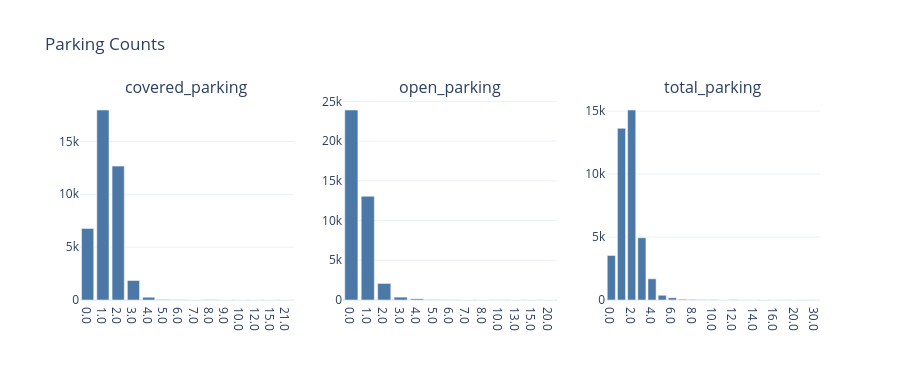

The notebook cell this image was saved under:
### Markdown cell above
### 2e. Parking

### Code cell
fig = make_subplots(rows=1, cols=3,
    subplot_titles=('covered_parking', 'open_parking', 'total_parking'))
for i, col in enumerate(['covered_parking', 'open_parking', 'total_parking'], start=1):
    vc = df[col].fillna(0).value_counts().sort_index()
    fig.add_trace(go.Bar(x=vc.index.astype(str), y=vc.values,
                         marker_color=PRIMARY), 1, i)
fig.update_layout(showlegend=False, height=380, title_text='Parking Counts')
fig.show()

### Figure 1 — Plotly figure (JSON) as saved in the notebook; plotly's stock layout.template omitted (floating-point values rounded to 4 significant figures)
{"data": [{"marker": {"color": "#4C78A8"}, "type": "bar", "x": ["0.0", "1.0", "2.0", "3.0", "4.0", "5.0", "6.0", "7.0", "8.0", "9.0", "10.0", "12.0", "15.0", "21.0"], "xaxis": "x", "y": [6769, 17966, 12660, 1846, 265, 47, 26, 5, 23, 1, 10, 1, 1, 1], "yaxis": "y"}, {"marker": {"color": "#4C78A8"}, "type": "bar", "x": ["0.0", "1.0", "2.0", "3.0", "4.0", "5.0", "6.0", "7.0", "8.0", "10.0", "13.0", "15.0", "20.0"], "xaxis": "x2", "y": [23906, 13053, 2083, 361, 149, 37, 13, 4, 4, 6, 1, 1, 3], "yaxis": "y2"}, {"marker": {"color": "#4C78A8"}, "type": "bar", "x": ["0.0", "1.0", "2.0", "3.0", "4.0", "5.0", "6.0", "7.0", "8.0", "9.0", "10.0", "11.0", "12.0", "13.0", "14.0", "15.0", "16.0", "18.0", "20.0", "21.0", "30.0"], "xaxis": "x3", "y": [3541, 13631, 15087, 4938, 1682, 376, 184, 64, 48, 12, 23, 4, 11, 2, 4, 4, 2, 1, 5, 1, 1], "yaxis": "y3"}], "layout": {"annotations": [{"font": {"size": 16}, "showarrow": false, "text": "covered_parking", "x": 0.1444, "xanchor": "center", "xref": "paper", "y": 1, "yanchor": "bottom", "yref": "paper"}, {"font": {"size": 16}, "showarrow": false, "text": "open_parking", "x": 0.5, "xanchor": "center", "xref": "paper", "y": 1, "yanchor": "bottom", "yref": "paper"}, {"font": {"size": 16}, "showarrow": false, "text": "total_parking", "x": 0.8556, "xanchor": "center", "xref": "paper", "y": 1, "yanchor": "bottom", "yref": "paper"}], "height": 380, "showlegend": false, "title": {"text": "Parking Counts"}, "xaxis": {"anchor": "y", "domain": [0, 0.2889]}, "xaxis2": {"anchor": "y2", "domain": [0.3556, 0.6444]}, "xaxis3": {"anchor": "y3", "domain": [0.7111, 1]}, "yaxis": {"anchor": "x", "domain": [0, 1]}, "yaxis2": {"anchor": "x2", "domain": [0, 1]}, "yaxis3": {"anchor": "x3", "domain": [0, 1]}}}
